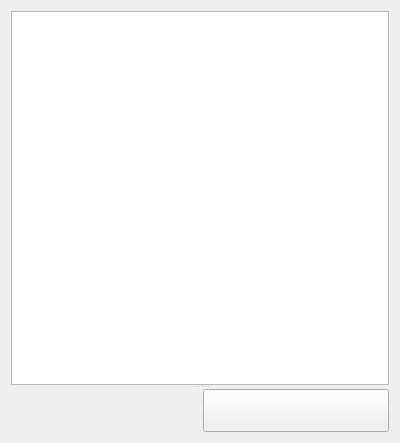
<?xml version="1.0" encoding="UTF-8"?>
<ui version="4.0">
 <class>DbConsoleTab</class>
 <widget class="QWidget" name="DbConsoleTab">
  <property name="geometry">
   <rect>
    <x>0</x>
    <y>0</y>
    <width>400</width>
    <height>443</height>
   </rect>
  </property>
  <layout class="QVBoxLayout" name="verticalLayout_2">
   <item>
    <widget class="QSplitter" name="splitter">
     <property name="orientation">
      <enum>Qt::Vertical</enum>
     </property>
     <property name="childrenCollapsible">
      <bool>false</bool>
     </property>
     <widget class="QStackedWidget" name="resultStack">
      <property name="currentIndex">
       <number>0</number>
      </property>
      <widget class="QWidget" name="resultViewPage">
       <layout class="QVBoxLayout" name="verticalLayout">
        <property name="leftMargin">
         <number>0</number>
        </property>
        <property name="topMargin">
         <number>0</number>
        </property>
        <property name="rightMargin">
         <number>0</number>
        </property>
        <property name="bottomMargin">
         <number>0</number>
        </property>
        <item>
         <widget class="QTableView" name="resultView">
          <property name="contextMenuPolicy">
           <enum>Qt::ActionsContextMenu</enum>
          </property>
         </widget>
        </item>
       </layout>
      </widget>
      <widget class="QWidget" name="errorViewPage">
       <layout class="QVBoxLayout" name="verticalLayout_3">
        <property name="leftMargin">
         <number>0</number>
        </property>
        <property name="topMargin">
         <number>0</number>
        </property>
        <property name="rightMargin">
         <number>0</number>
        </property>
        <property name="bottomMargin">
         <number>0</number>
        </property>
        <item>
         <widget class="QPlainTextEdit" name="errorView">
          <property name="readOnly">
           <bool>true</bool>
          </property>
         </widget>
        </item>
       </layout>
      </widget>
     </widget>
     <widget class="QWidget" name="layoutWidget">
      <layout class="QHBoxLayout" name="horizontalLayout">
       <item>
        <widget class="KPIMTextEdit::PlainTextEditorWidget" name="queryEdit"/>
       </item>
       <item>
        <widget class="QPushButton" name="execButton">
         <property name="sizePolicy">
          <sizepolicy hsizetype="Minimum" vsizetype="MinimumExpanding">
           <horstretch>0</horstretch>
           <verstretch>0</verstretch>
          </sizepolicy>
         </property>
         <property name="toolTip">
          <string>Execute query</string>
         </property>
        </widget>
       </item>
      </layout>
     </widget>
    </widget>
   </item>
  </layout>
 </widget>
 <customwidgets>
  <customwidget>
   <class>KPIMTextEdit::PlainTextEditorWidget</class>
   <extends>QWidget</extends>
   <header>kpimtextedit/plaintexteditorwidget.h</header>
  </customwidget>
 </customwidgets>
 <resources/>
 <connections/>
</ui>
